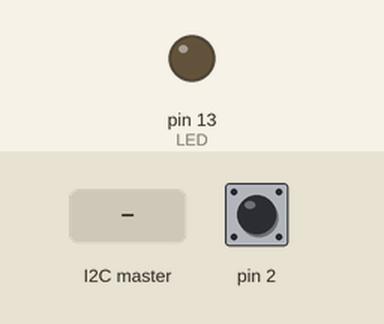
Recording of a sketch running on a simulated Arduino Uno, built with avr-gcc and run on an emulated ATmega328P. Parts: output pins drawn as LEDs (lit = HIGH). The inputs (shaded band) are chosen by the test bench; at power-on: pin 2 HIGH.

Above: at 1.2 s.
1.3 s: the I2C master sends the byte 1
At 1.7 s:
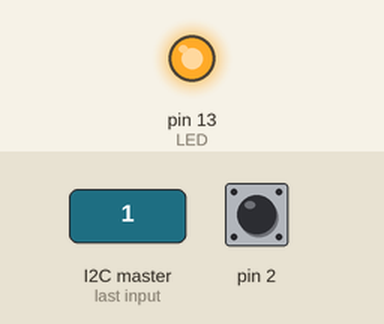
Timing chart, 0 to 4.3 s (numbered marks = the images above; inputs shaded):
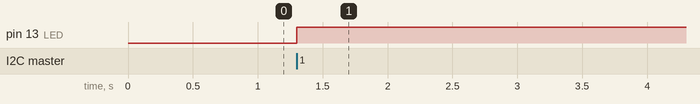

The sketch:

task5responder.ino
```cpp
// Lab 12 - Task 5: I2C Communication (Responder/Slave)
// Hardware: ATmega328P (Arduino Uno R3)
// Description: I2C slave (address 4) that responds to master commands.
// When master sends message, toggles slave LED.
// When master requests data, sends button state (1 if pressed, 0 if not).
// I2C speed: 25 kHz (must match master)

#include <Wire.h>

volatile unsigned long lastTime = 0;  // Last button press time for debouncing
volatile uint8_t lastButtonState = (1 << PD2);  // Previous button state (high = not pressed)

bool masterState = false;  // Button state to send to master (true = pressed)

// I2C receive callback: called when master writes data to slave
void onReceive(int bytes)
{
  while (Wire.available()) {
    uint8_t v = Wire.read();
    if (v == 1) {
      // Toggle LED when master sends value 1
      PORTB ^= (1 << PB5);
    }
  }
}

// I2C request callback: called when master requests data from slave
void onRequest()
{
  // Send button state to master: 1 if pressed, 0 if not pressed
  if(masterState){
    Wire.write(1);
  }else{
    Wire.write(0);
  }
}

void setup()
{
  // Configure button pin (PD2) as input with pull-up
  DDRD &= ~(1 << PD2);
  PORTD |= (1 << PD2);

  // Configure LED pin (PB5) as output
  DDRB |= (1 << PB5);
  PORTB &= ~(1 << PB5);  // LED off initially

  Wire.begin(4);  // Initialize I2C as slave with address 4

  // Configure I2C clock speed to 25 kHz (must match master)
  TWSR &= ~((1 << TWPS0) | (1 << TWPS1));
  TWSR |= (1 << TWPS0);
  TWBR = ((16000000/25000) - 16) /(2*4);
  TWSR = 0b00000001;  // Prescaler = 4

  // Register I2C event handlers
  Wire.onReceive(onReceive);  // Called when master writes to slave
  Wire.onRequest(onRequest);  // Called when master reads from slave
}

void loop()
{
    uint8_t buttonState = (PIND & (1 << PD2));
    // Detect falling edge (button press: high to low transition)
    if(lastButtonState && !buttonState){
      unsigned long now = millis();
      // Debounce: ignore presses within 250ms of last press
      if (now - lastTime > 250) {
        masterState = !masterState;  // Toggle button state flag
      }
      lastTime = now;
    }
    lastButtonState = buttonState;
}
    
```

Measured:
- after the input at 1.3 s, pin 13 (LED): LOW → HIGH at once
